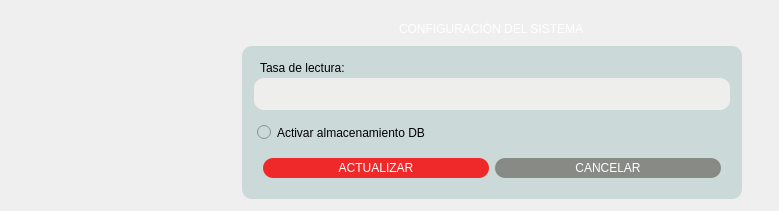
             <widget class="QWidget" name="sistemConfig">
              <layout class="QHBoxLayout" name="horizontalLayout_68">
               <item>
                <widget class="QWidget" name="widget_14" native="true">
                 <layout class="QHBoxLayout" name="horizontalLayout_35">
                  <property name="spacing">
                   <number>0</number>
                  </property>
                  <property name="leftMargin">
                   <number>0</number>
                  </property>
                  <property name="topMargin">
                   <number>0</number>
                  </property>
                  <property name="rightMargin">
                   <number>0</number>
                  </property>
                  <property name="bottomMargin">
                   <number>0</number>
                  </property>
                  <item>
                   <widget class="QWidget" name="widget_41" native="true">
                    <property name="sizePolicy">
                     <sizepolicy hsizetype="Preferred" vsizetype="Expanding">
                      <horstretch>0</horstretch>
                      <verstretch>0</verstretch>
                     </sizepolicy>
                    </property>
                    <property name="minimumSize">
                     <size>
                      <width>230</width>
                      <height>0</height>
                     </size>
                    </property>
                    <property name="styleSheet">
                     <string notr="true">background-color: transparent;</string>
                    </property>
                    <layout class="QVBoxLayout" name="verticalLayout_50">
                     <property name="spacing">
                      <number>0</number>
                     </property>
                     <property name="leftMargin">
                      <number>0</number>
                     </property>
                     <property name="topMargin">
                      <number>0</number>
                     </property>
                     <property name="rightMargin">
                      <number>0</number>
                     </property>
                     <property name="bottomMargin">
                      <number>0</number>
                     </property>
                     <item alignment="Qt::AlignTop">
                      <widget class="QLabel" name="label_29">
                       <property name="text">
                        <string/>
                       </property>
                       <property name="pixmap">
                        <pixmap resource="resources.qrc">:/icons/icons/Univalle.svg</pixmap>
                       </property>
                      </widget>
                     </item>
                    </layout>
                   </widget>
                  </item>
                  <item>
                   <widget class="QWidget" name="widget_42" native="true">
                    <property name="styleSheet">
                     <string notr="true">background-color: transparent;</string>
                    </property>
                    <layout class="QVBoxLayout" name="verticalLayout_51">
                     <property name="spacing">
                      <number>0</number>
                     </property>
                     <property name="leftMargin">
                      <number>0</number>
                     </property>
                     <property name="topMargin">
                      <number>0</number>
                     </property>
                     <property name="rightMargin">
                      <number>0</number>
                     </property>
                     <property name="bottomMargin">
                      <number>0</number>
                     </property>
                     <item alignment="Qt::AlignHCenter|Qt::AlignVCenter">
                      <widget class="QFrame" name="frame_19">
                       <property name="frameShape">
                        <enum>QFrame::StyledPanel</enum>
                       </property>
                       <property name="frameShadow">
                        <enum>QFrame::Raised</enum>
                       </property>
                       <layout class="QVBoxLayout" name="verticalLayout_66">
                        <property name="spacing">
                         <number>0</number>
                        </property>
                        <property name="leftMargin">
                         <number>0</number>
                        </property>
                        <property name="topMargin">
                         <number>0</number>
                        </property>
                        <property name="rightMargin">
                         <number>0</number>
                        </property>
                        <property name="bottomMargin">
                         <number>0</number>
                        </property>
                        <item alignment="Qt::AlignHCenter|Qt::AlignVCenter">
                         <widget class="QFrame" name="frame_21">
                          <property name="frameShape">
                           <enum>QFrame::StyledPanel</enum>
                          </property>
                          <property name="frameShadow">
                           <enum>QFrame::Raised</enum>
                          </property>
                          <layout class="QHBoxLayout" name="horizontalLayout_36">
                           <item alignment="Qt::AlignLeft">
                            <widget class="QLabel" name="label_16">
                             <property name="styleSheet">
                              <string notr="true">color: rgb(255, 255, 255);</string>
                             </property>
                             <property name="text">
                              <string>CONFIGURACIÓN DEL SISTEMA</string>
                             </property>
                            </widget>
                           </item>
                          </layout>
                         </widget>
                        </item>
                        <item alignment="Qt::AlignHCenter|Qt::AlignVCenter">
                         <widget class="QWidget" name="widget_43" native="true">
                          <property name="sizePolicy">
                           <sizepolicy hsizetype="Preferred" vsizetype="Expanding">
                            <horstretch>0</horstretch>
                            <verstretch>0</verstretch>
                           </sizepolicy>
                          </property>
                          <property name="minimumSize">
                           <size>
                            <width>500</width>
                            <height>0</height>
                           </size>
                          </property>
                          <property name="maximumSize">
                           <size>
                            <width>500</width>
                            <height>1000</height>
                           </size>
                          </property>
                          <property name="styleSheet">
                           <string notr="true">background-color: rgb(203, 218, 216);
padding: 3px 3px;
border-radius: 10px;</string>
                          </property>
                          <layout class="QVBoxLayout" name="verticalLayout_67">
                           <property name="spacing">
                            <number>0</number>
                           </property>
                           <property name="leftMargin">
                            <number>9</number>
                           </property>
                           <item>
                            <widget class="QFrame" name="emailFrame_5">
                             <property name="frameShape">
                              <enum>QFrame::StyledPanel</enum>
                             </property>
                             <property name="frameShadow">
                              <enum>QFrame::Raised</enum>
                             </property>
                             <layout class="QVBoxLayout" name="verticalLayout_68">
                              <property name="spacing">
                               <number>0</number>
                              </property>
                              <property name="leftMargin">
                               <number>0</number>
                              </property>
                              <property name="topMargin">
                               <number>0</number>
                              </property>
                              <property name="rightMargin">
                               <number>0</number>
                              </property>
                              <property name="bottomMargin">
                               <number>0</number>
                              </property>
                              <item>
                               <widget class="QLabel" name="label_18">
                                <property name="styleSheet">
                                 <string notr="true">color: rgb(0, 0, 0);</string>
                                </property>
                                <property name="text">
                                 <string>Tasa de lectura:</string>
                                </property>
                               </widget>
                              </item>
                              <item>
                               <widget class="QTextEdit" name="textEdit_10">
                                <property name="maximumSize">
                                 <size>
                                  <width>16777215</width>
                                  <height>32</height>
                                 </size>
                                </property>
                                <property name="styleSheet">
                                 <string notr="true">color: rgb(0, 0, 0);
background-color: rgb(238, 238, 236);</string>
                                </property>
                               </widget>
                              </item>
                             </layout>
                            </widget>
                           </item>
                           <item>
                            <widget class="QFrame" name="nameFrame_3">
                             <property name="frameShape">
                              <enum>QFrame::StyledPanel</enum>
                             </property>
                             <property name="frameShadow">
                              <enum>QFrame::Raised</enum>
                             </property>
                             <layout class="QVBoxLayout" name="verticalLayout_69">
                              <property name="spacing">
                               <number>0</number>
                              </property>
                              <property name="leftMargin">
                               <number>0</number>
                              </property>
                              <property name="topMargin">
                               <number>0</number>
                              </property>
                              <property name="rightMargin">
                               <number>0</number>
                              </property>
                              <property name="bottomMargin">
                               <number>0</number>
                              </property>
                             </layout>
                            </widget>
                           </item>
                           <item>
                            <widget class="QFrame" name="emailFrame_6">
                             <property name="frameShape">
                              <enum>QFrame::StyledPanel</enum>
                             </property>
                             <property name="frameShadow">
                              <enum>QFrame::Raised</enum>
                             </property>
                             <layout class="QVBoxLayout" name="verticalLayout_71">
                              <property name="spacing">
                               <number>0</number>
                              </property>
                              <property name="leftMargin">
                               <number>0</number>
                              </property>
                              <property name="topMargin">
                               <number>0</number>
                              </property>
                              <property name="rightMargin">
                               <number>0</number>
                              </property>
                              <property name="bottomMargin">
                               <number>0</number>
                              </property>
                              <item>
                               <widget class="QRadioButton" name="radioButton">
                                <property name="text">
                                 <string>Activar almacenamiento DB</string>
                                </property>
                               </widget>
                              </item>
                             </layout>
                            </widget>
                           </item>
                           <item>
                            <widget class="QFrame" name="frame_26">
                             <property name="frameShape">
                              <enum>QFrame::StyledPanel</enum>
                             </property>
                             <property name="frameShadow">
                              <enum>QFrame::Raised</enum>
                             </property>
                             <layout class="QHBoxLayout" name="horizontalLayout_37">
                              <item>
                               <widget class="QPushButton" name="updateBtn_2">
                                <property name="cursor">
                                 <cursorShape>PointingHandCursor</cursorShape>
                                </property>
                                <property name="styleSheet">
                                 <string notr="true">color: rgb(255, 255, 255);
background-color: rgb(239, 41, 41);</string>
                                </property>
                                <property name="text">
                                 <string>ACTUALIZAR</string>
                                </property>
                               </widget>
                              </item>
                              <item>
                               <widget class="QPushButton" name="cancelUpdateBtn_2">
                                <property name="cursor">
                                 <cursorShape>PointingHandCursor</cursorShape>
                                </property>
                                <property name="styleSheet">
                                 <string notr="true">color: rgb(255, 255, 255);
background-color: rgb(136, 138, 133);</string>
                                </property>
                                <property name="text">
                                 <string>CANCELAR</string>
                                </property>
                               </widget>
                              </item>
                             </layout>
                            </widget>
                           </item>
                          </layout>
                         </widget>
                        </item>
                       </layout>
                      </widget>
                     </item>
                    </layout>
                   </widget>
                  </item>
                  <item>
                   <widget class="QWidget" name="widget_44" native="true">
                    <property name="styleSheet">
                     <string notr="true">background-color: transparent;</string>
                    </property>
                    <layout class="QVBoxLayout" name="verticalLayout_118">
                     <item alignment="Qt::AlignBottom">
                      <widget class="QLabel" name="label_150">
                       <property name="text">
                        <string/>
                       </property>
                       <property name="pixmap">
                        <pixmap resource="resources.qrc">:/icons/icons/PSI.svg</pixmap>
                       </property>
                      </widget>
                     </item>
                    </layout>
                   </widget>
                  </item>
                 </layout>
                </widget>
               </item>
              </layout>
             </widget>
